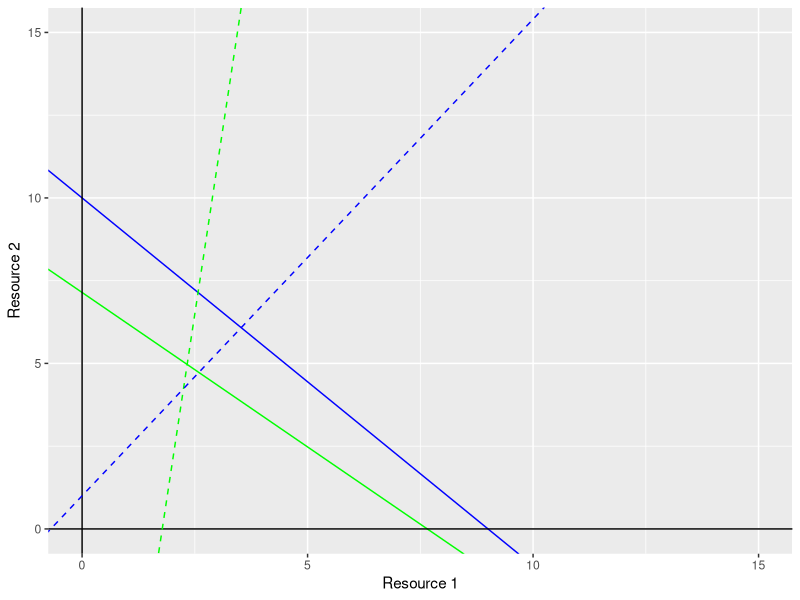
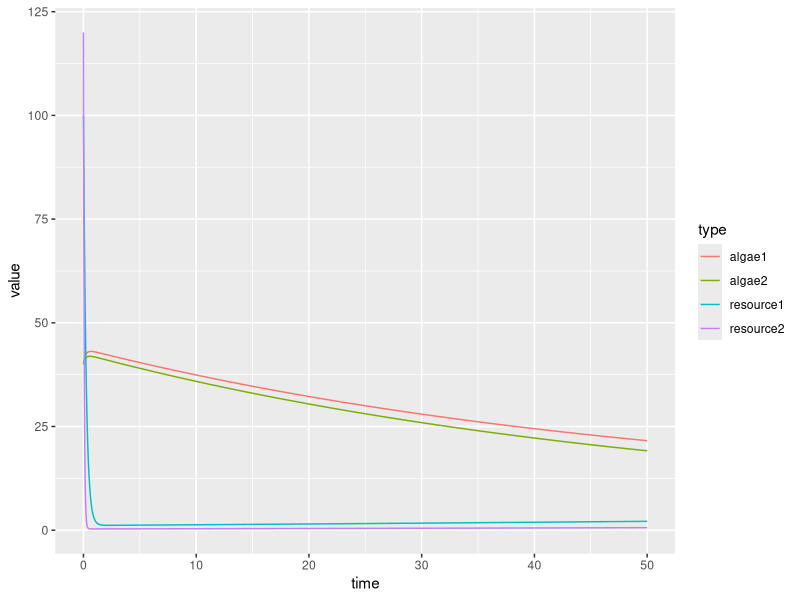

These charts were generated, in order, by the following R code:
### growth functions
library(deSolve)
library(tidyverse)
library(cowplot)




R1_input = 100 
R2_input = 120
D1_input = 0.02
D2_input = 0.02
N1_input = 40
N2_input = 40
f11_input = 0.04
f21_input = 0.05
f12_input = 0.3
f22_input = 0.06
a12_input = 0.01
a22_input = 0.03
a11_input = 0.07
a21_input = 0.04
S_input = 10
c1_input = 0.5
c2_input = 0.5

Rstar1 <- D1_input/(f11_input*a11_input) ## make this bigger
ZNGI_1_slope <- (-f11_input*a11_input)/(f12_input*a12_input) ## make this more negative
# ZNGI_1_intercept <- (D1_input - f11_input*a11_input*Rstar1)/(f12_input*a12_input)


Rstar2 <- D2_input/(f21_input*a21_input) ## make this bigger
ZNGI_2_slope <- (-f21_input*a21_input)/(f22_input*a22_input) ## make this less negative
# ZNGI_2_intercept <- (D2_input - f21_input*a21_input*Rstar2)/(f22_input*a22_input)
# ZNGI_2_intercept <- 7

impact_vector1_slope <- (f12_input*R2_input)/(f11_input*R1_input)
impact_vector2_slope <- (f22_input*R2_input)/(f21_input*R1_input)

ggplot() +
	geom_abline(slope = ZNGI_1_slope, intercept = Rstar1, color = "green") +
	geom_abline(slope = ZNGI_2_slope, intercept = Rstar2, color = "blue") +
	ylim(0, 15) +xlim(0, 15) + geom_hline(yintercept = 0) + geom_vline(xintercept = 0) + 
	coord_cartesian() + ylab("Resource 2") + xlab("Resource 1") +
	geom_abline(slope = impact_vector1_slope, intercept = -16, color = "green", linetype = "dashed") +
	geom_abline(slope = impact_vector2_slope, intercept = 1, color = "blue", linetype = "dashed")




# logistic <- function(R1_input = 10, R2_input = 20, D1_input = 0,  D2_input = 0,
# 					 N1_input = 40, N2_input = 40, f11_input = 0.4, f21_input = 0.3,
# 					 f12_input = 0.3, f22_input = 0.3, 
# 					 a12_input = 0.7, a22_input = 0.1,
# 					 a11_input = 0.2, a21_input = 0.5,
# 					 S_input = 5, c1_input = 0.2, c2_input = 0.2){
	
	dNRdt <-  function(t, state, parameters) {
		with(
			as.list(c(state,parameters)),{
				dN1 = N1 * (f11*a11*R1 + f12*a12*R2 - D1) 
				dN2 = N2 * (f21*a21*R1 + f22*a22*R2 - D2)  #algae
				dR1 = c1 * (S - R1) - (f11*N1*R1 + f21*N2*R1) 
				dR2 = c2 * (S - R2) - (f12*N1*R2 + f22*N2*R2) #resource
				return(list(c(dN1, dN2, dR1, dR2)))			
			}
		)
	}
	
	
	parameters <-  c(R1 = R1_input, R2= R2_input, D1 = D1_input, D2 = D2_input,
					 N1= N1_input, N2 = N2_input, f11 = f11_input, f21 = f21_input,
					 f12 = f12_input, f22 = f22_input, 
					 a12 = a12_input, a22 = a22_input,
					 a11 = a11_input, a21 = a21_input,
					 S = S_input, c1 = c1_input, c2 = c2_input)
	state <-  c(N1 = N1_input, N2 = N2_input, R1 = R1_input,  R2 = R2_input) ## initial conditions
	time <-  seq(from = 0, to = 50, by = 0.01) 
	
	## solve numerically
	out <- ode(y = state, times = time, func = dNRdt, parms = parameters)
	
	## tidy up the output and plot
	out.df <- as.data.frame(out) %>%
		rename(algae1 = N1,
			   algae2 = N2,
			   resource1 = R1,
			   resource2 = R2) %>% 
		gather(key = type, value = value, algae1, algae2, resource1, resource2)
	# Return to the main program, passing back the timeseries of P   
	# return(out.df)
# }




out.df %>% 
	# filter(type == "resource2") %>% 
	ggplot(aes( x= time, y = value, color = type)) + geom_line()
